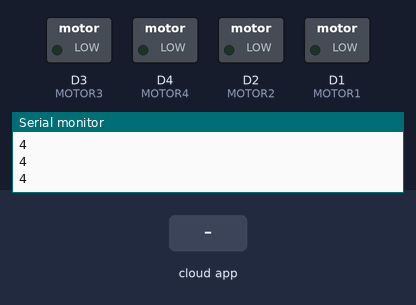
The sketch below on a simulated ESP8266 (NodeMCU). Shown: switched loads named in the sketch (green lamp = pin HIGH), the last lines printed to the serial monitor. The test bench sets the inputs (shaded band). WiFi joins after 1.5 s; servers stay silent unless stated; the Firebase database answers and starts empty.

Above: at 3.0 s.
3.1 s: the phone or cloud app sets MOTOROPEN to 0
At 4.4 s:
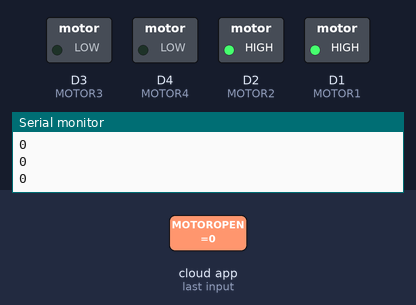
4.8 s: the phone or cloud app sets MOTOROPEN to 1
At 6.4 s:
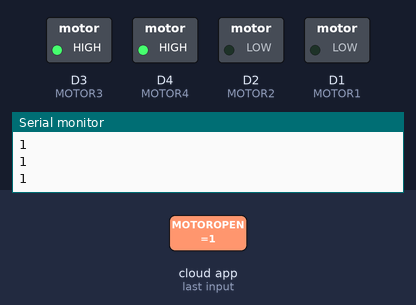
Timing chart, 0 to 7.9 s (numbered marks = the images above; inputs shaded):
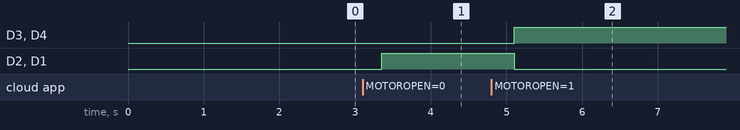

Measured:
- after the input at 3.1 s, D2 (MOTOR2), D1 (MOTOR1): LOW → HIGH after 0.25 s
- after the input at 4.8 s, D3 (MOTOR3), D4 (MOTOR4): LOW → HIGH after 0.30 s; D2 (MOTOR2), D1 (MOTOR1): HIGH → LOW after 0.30 s

The sketch:

TESTINGLIGHT.ino
```cpp
#include <ESP8266WiFi.h>
#include <FirebaseArduino.h>

int MOTOR1 = D1;

int MOTOR2 = D2;

int MOTOR3 = D3;

int MOTOR4 = D4;

#define FIREBASE_HOST "lightsaber-f9e99.firebaseio.com"
#define FIREBASE_AUTH "o2RTrC9OskhvotJtIYtGXesCVWHX3M04hQZlviUT"

#define WIFI_SSID "A406"
#define WIFI_PASSWORD "maxzdrum1234"


void setup() {

  pinMode(MOTOR1, OUTPUT);

  pinMode(MOTOR2, OUTPUT);

  pinMode(MOTOR3, OUTPUT);

  pinMode(MOTOR4, OUTPUT);

  Serial.begin(115200);

  WiFi.mode(WIFI_STA);

  WiFi.begin(WIFI_SSID, WIFI_PASSWORD);
  Serial.println("CONNECTING Plz WAIT");

  while (WiFi.status() != WL_CONNECTED) {
    Serial.println(".");
    delay(500);
  }

  Serial.println("CONNECTED !!");
  Serial.println(WiFi.localIP());

  Firebase.begin(FIREBASE_HOST, FIREBASE_AUTH);
  Firebase.set("LIGHTOPEN", 0
              );
  Firebase.set("MOTOROPEN", 4);

  // put your setup code here, to run once:
}

void loop() {

  int TestingFirebase2 = Firebase.getInt("MOTOROPEN");
  Serial.println(TestingFirebase2);
  if (TestingFirebase2 == 0) {
    digitalWrite(MOTOR1, HIGH);

    digitalWrite(MOTOR2, HIGH);

    digitalWrite(MOTOR3, LOW);

    digitalWrite(MOTOR4, LOW);


  }
  if (TestingFirebase2 == 1) {
    digitalWrite(MOTOR1, LOW);

    digitalWrite(MOTOR2, LOW);

    digitalWrite(MOTOR3, HIGH);

    digitalWrite(MOTOR4, HIGH);

  }
  if (TestingFirebase2 == 2) {
    digitalWrite(MOTOR1, HIGH);

    digitalWrite(MOTOR2, LOW);

    digitalWrite(MOTOR3, HIGH);

    digitalWrite(MOTOR4, LOW);

  }
  if (TestingFirebase2 == 3) {
    digitalWrite(MOTOR1, LOW);

    digitalWrite(MOTOR2, HIGH);

    digitalWrite(MOTOR3, LOW);

    digitalWrite(MOTOR4, HIGH);

  }
  if (TestingFirebase2 == 4) {
    digitalWrite(MOTOR1, LOW);

    digitalWrite(MOTOR2, LOW);

    digitalWrite(MOTOR3, LOW);

    digitalWrite(MOTOR4, LOW);

  }

  delay(200);
  // put your main code here, to run repeatedly:

}
```
